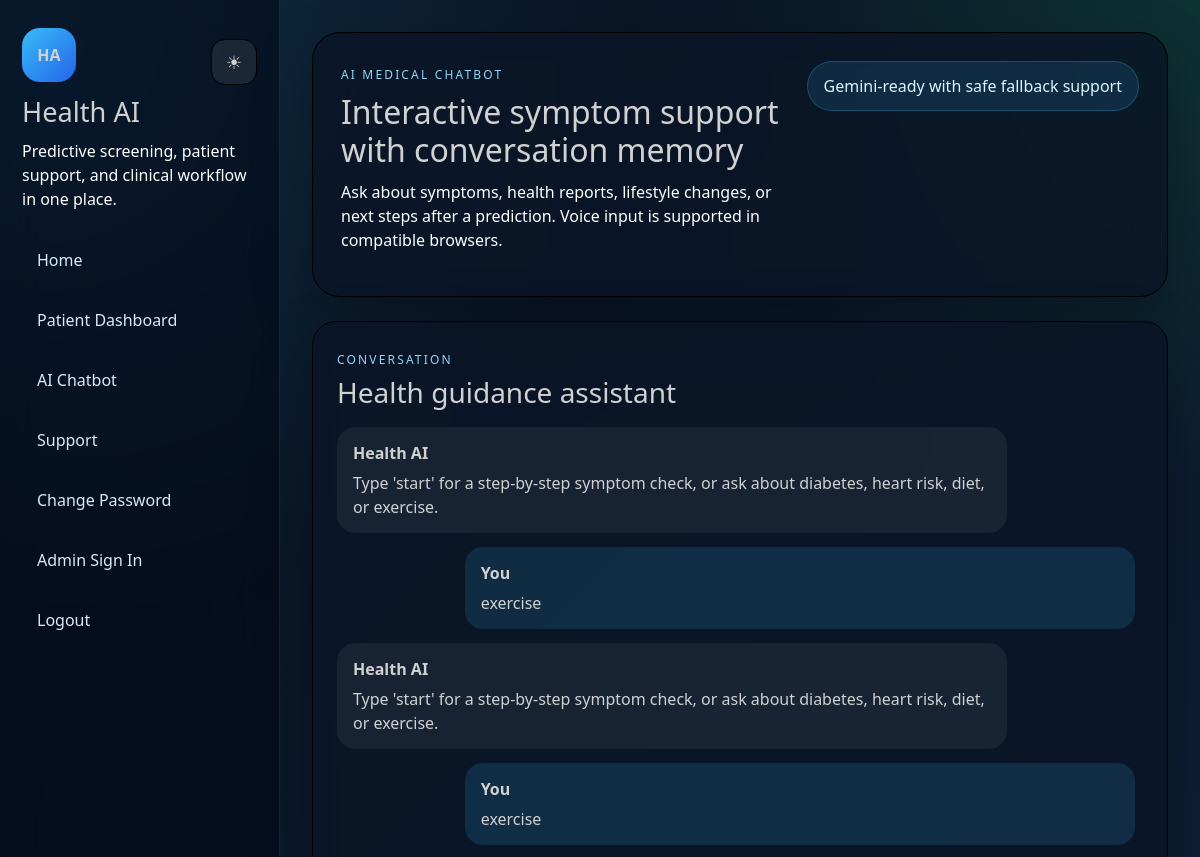
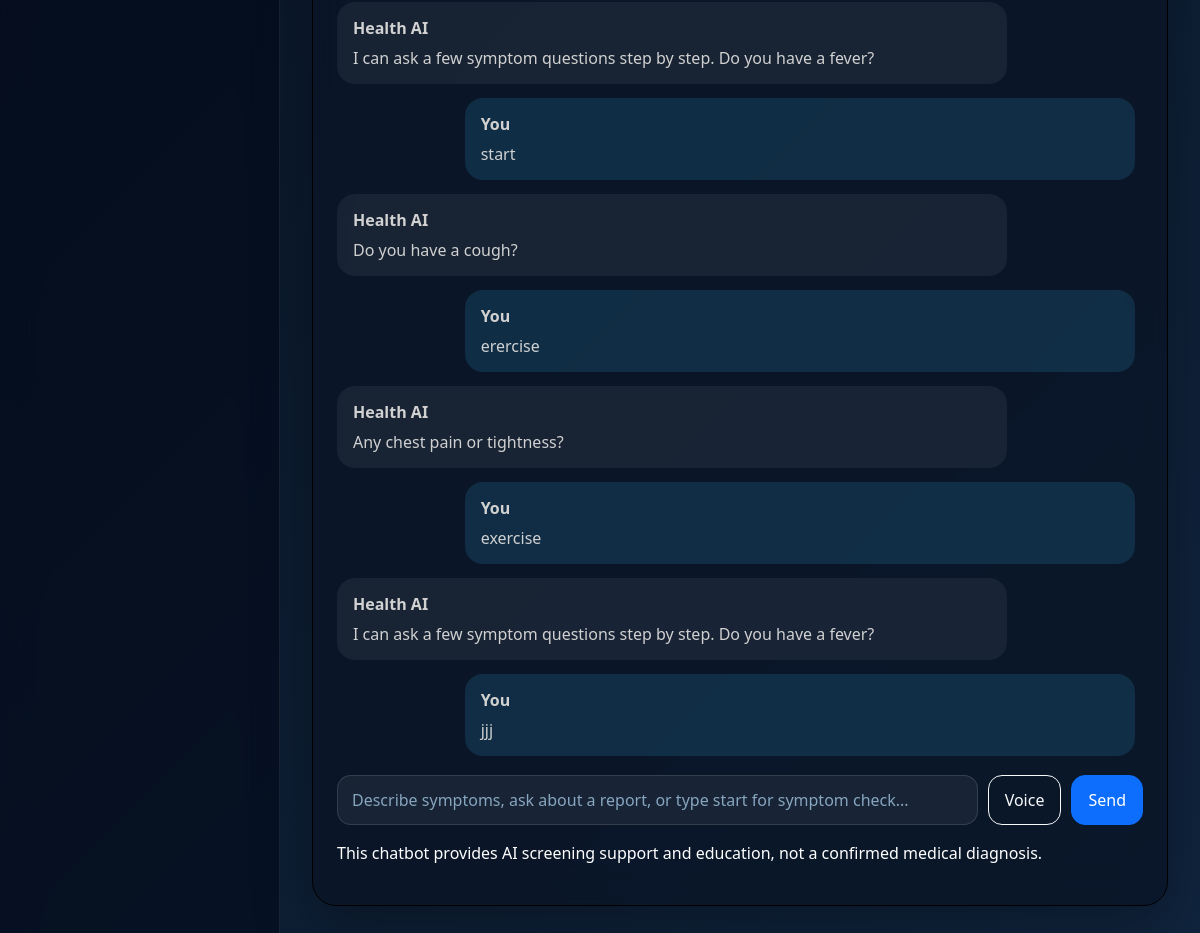
Page /chatbot (signed in) on the committed database (2 pictures, top to bottom).
### tables this page shows
CREATE TABLE chat_messages(
            id INTEGER PRIMARY KEY AUTOINCREMENT,
            user_id INTEGER NOT NULL,
            role TEXT NOT NULL,
            message TEXT NOT NULL,
            source TEXT,
            created_at TIMESTAMP DEFAULT CURRENT_TIMESTAMP
        );

### app.py (the view)
@app.route("/chatbot")
@login_required
def chatbot_page():
    return render_template("chatbot.html", chat_history=get_recent_chat_history(current_user.id))

### app.py (called while the page is built, shortened)
def csrf_token():
    token = session.get("_csrf_token")
    if not token:
        token = secrets.token_urlsafe(32)
        session["_csrf_token"] = token
    return token

@app.before_request
def protect_from_csrf():
    if app.config.get("TESTING") or request.method not in {"POST", "PUT", "PATCH", "DELETE"}:
        return None

def get_db():
    if DATABASE != CONFIG_DATABASE:
        conn = sqlite3.connect(DATABASE)
        conn.row_factory = sqlite3.Row
        return conn
    return connect()

@login_manager.user_loader
def load_user(user_id):
    conn = get_db()
    user = fetchone(execute(conn, "SELECT * FROM users WHERE id=?", (user_id,)))
    conn.close()
    if user:
        return User(user["id"], user["name"], user["email"], user["role"])
    return None

def get_recent_chat_history(user_id, limit=CHAT_MEMORY_LIMIT):
    conn = get_db()
    history = fetchall(
        execute(
            conn,
            """
            SELECT role, message, source, created_at
            FROM chat_messages
            WHERE user_id=?
            ORDER BY created_at DESC
            LIMIT ?
            """,
            (user_id, limit),
        )
    )
    conn.close()
    return list(reversed(history))

### src/db.py (called while the page is built, shortened)
def get_backend():
    if DATABASE_URL.startswith("postgres://") or DATABASE_URL.startswith("postgresql://"):
        return "postgresql"
    if DATABASE_URL.startswith("mysql://"):
        return "mysql"
    return "sqlite"

def _normalize_sql(sql):
    if get_backend() == "sqlite":
        return sql
    return sql.replace("?", "%s")

def connect(database_override=None, database_url=None):
    if database_override:
        conn = sqlite3.connect(database_override)
        conn.row_factory = sqlite3.Row
        return conn
    active_url = database_url or DATABASE_URL
    backend = get_backend() if active_url == DATABASE_URL else (
        "postgresql" if active_url.startswith(("postgres://", "postgresql://")) else
        "mysql" if active_url.startswith("mysql://") else
        "sqlite"
    )
    if backend == "sqlite":
        conn = sqlite3.connect(DATABASE)
        conn.row_factory = sqlite3.Row
        return conn

def _row_to_dict(row):
    if row is None:
        return None
    if isinstance(row, dict):
        return row
    if isinstance(row, sqlite3.Row):
        return dict(row)
    if hasattr(row, "_asdict"):
        return row._asdict()
    return row

def fetchone(cursor):
    return _row_to_dict(cursor.fetchone())

### templates/chatbot.html (shortened to what this page needs)
{% extends "base.html" %}
{% block content %}
<section class="hero-panel">
  <div>
    <span class="eyebrow">AI Medical Chatbot</span>
    <h2>Interactive symptom support with conversation memory</h2>
    <p>Ask about symptoms, health reports, lifestyle changes, or next steps after a prediction. Voice input is supported in compatible browsers.</p>
  </div>
  <div class="hero-pill">Gemini-ready with safe fallback support</div>
</section>
<section class="chat-layout">
  <div class="panel-card">
    <div class="section-heading">
      <div>
        <span class="eyebrow">Conversation</span>
        <h3>Health guidance assistant</h3>
      </div>
    </div>
    <div id="chat-box" class="chat-box">
      {% for item in chat_history %}
      <div class="chat-bubble {{ 'bot' if item.role == 'assistant' else 'user' }}">
        <strong>{{ 'Health AI' if item.role == 'assistant' else 'You' }}</strong>
        <p>{{ item.message }}</p>
      </div>
      {% endfor %}
    </div>
    <div class="chat-controls">
      <input id="msg" class="form-control" placeholder="Describe symptoms, ask about a report, or type start for symptom check...">
      <button id="mic-btn" type="button" class="btn btn-outline-light">Voice</button>
      <button id="send-btn" type="button" class="btn btn-primary">Send</button>
    </div>
    <p class="muted-copy mt-3">This chatbot provides AI screening support and education, not a confirmed medical diagnosis.</p>
  </div>
</section>
{% endblock %}

### static/css/style.css (style rules this page uses)
:root { --bg-1: #08111f; --bg-2: #10253f; --panel: rgba(10, 21, 38, 0.82); --panel-border: rgb(0, 0, 0); --text-main: hwb(0 82% 18%); --text-soft: hsl(0, 0%, 100%); --accent: #38bdf8; --accent-2: #22c55e; --warning: #f97316; --danger: #ef4444; --shadow: 0 24px 60px rgba(0, 0, 0, 0.28); }
* { box-sizing: border-box; }
body { margin: 0; min-height: 100vh; color: var(--text-main); background: radial-gradient(circle at top left, rgba(56, 189, 248, 0.18), transparent 28%), radial-gradient(circle at top right, rgba(34, 197, 94, 0.15), transparent 22%), linear-gradient(135deg, var(--bg-1), var(--bg-2)); font-family: "Segoe UI", Tahoma, Geneva, Verdana, sans-serif; }
.hero-panel, .panel-card, .metric-card { border: 1px solid var(--panel-border); background: var(--panel); box-shadow: var(--shadow); backdrop-filter: blur(18px); }
.hero-panel { display: flex; justify-content: space-between; gap: 24px; padding: 28px; border-radius: 28px; margin-bottom: 24px; }
.hero-panel h2 { margin: 8px 0 10px; font-size: 2rem; }
.hero-panel p, .muted-copy { color: var(--text-soft); }
.hero-pill { align-self: flex-start; padding: 12px 16px; border-radius: 999px; background: rgba(56, 189, 248, 0.12); border: 1px solid rgba(56, 189, 248, 0.25); color: #d8f4ff; white-space: nowrap; }
.eyebrow { text-transform: uppercase; letter-spacing: 0.18em; font-size: 0.75rem; color: #8ed7f8; }
.panel-card { border-radius: 24px; padding: 24px; }
.section-heading { display: flex; align-items: center; justify-content: space-between; gap: 18px; margin-bottom: 18px; }
.section-heading h3 { margin: 6px 0 0; }
.form-control, .form-select { color: var(--text-main); background: rgba(255, 255, 255, 0.06); border: 1px solid rgba(255, 255, 255, 0.12); border-radius: 14px; padding: 12px 14px; }
.form-control::placeholder { color: #87a6bf; }
.btn { border-radius: 14px; padding: 10px 16px; }
.chat-layout { max-width: 960px; }
.chat-box { min-height: 420px; max-height: 62vh; overflow-y: auto; padding-right: 8px; }
.chat-bubble { max-width: 84%; margin-bottom: 14px; padding: 14px 16px; border-radius: 18px; }
.chat-bubble p { margin: 6px 0 0; }
.chat-bubble.user { margin-left: auto; background: rgba(56, 189, 248, 0.14); }
.chat-bubble.bot { background: rgba(255, 255, 255, 0.06); }
.chat-controls { display: grid; grid-template-columns: 1fr auto auto; gap: 10px; margin-top: 16px; }

### rows in the picture
chat_messages: role "Health AI", message "Type 'start' for a step-by-step symptom check, or ask about diabetes, heart risk, diet, or exercise."
chat_messages: role "You", message "exercise"
chat_messages: role "Health AI", message "Type 'start' for a step-by-step symptom check, or ask about diabetes, heart risk, diet, or exercise."
chat_messages: role "You", message "exercise"
chat_messages: role "Health AI", message "I can ask a few symptom questions step by step. Do you have a fever?"
chat_messages: role "You", message "start"
chat_messages: role "Health AI", message "Do you have a cough?"
chat_messages: role "You", message "erercise"
chat_messages: role "Health AI", message "Any chest pain or tightness?"
chat_messages: role "You", message "exercise"
chat_messages: role "Health AI", message "I can ask a few symptom questions step by step. Do you have a fever?"
chat_messages: role "You", message "jjj"
